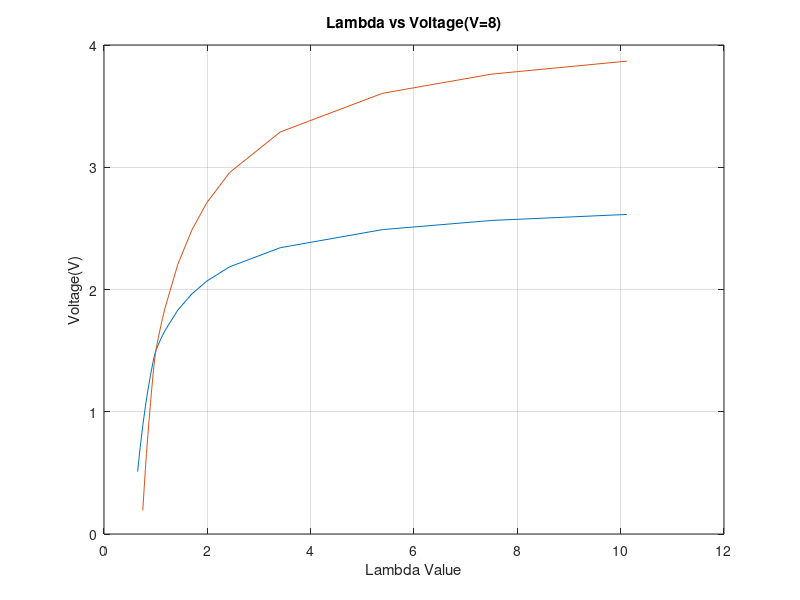
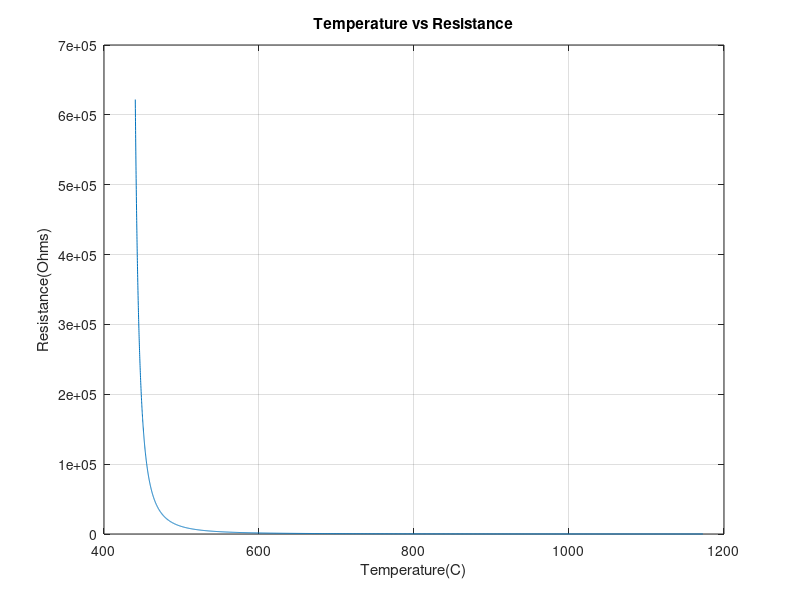

Write MATLAB code to recreate these figures, in order.
lambdavalues = [0.65, 0.7, 0.75, 0.8, 0.822, 0.85, 0.9, 0.95, 0.97, 0.99, 1.003, 1.01, 1.05, 1.1, 1.132, 1.179, 1.429, 1.701, 1.99, 2.434, 3.413, 5.391, 7.506, 10.119];
ip = [-2, -1.602, -1.243, -0.927, -0.8, -0.652, -0.405, -0.183, -0.106, -0.040, 0, 0.015, 0.097, 0.193, 0.25, 0.329, 0.671, 0.938, 1.15, 1.385, 1.7, 2, 2.15, 2.25];
v8 = [0.51, 0.707, 0.884, 1.041, 1.104, 1.177, 1.299, 1.409, 1.448, 1.48, 1.5, 1.507, 1.548, 1.596, 1.624, 1.663, 1.832, 1.964, 2.069, 2.186, 2.342, 2.49, 2.565, 2.614];
v17 = [nan, nan, 0.192, 0.525, 0.658, 0.814, 1.074, 1.307, 1.388, 1.458, 1.5, 1.515, 1.602, 1.703, 1.763, 1.846, 2.206, 2.487, 2.71, 2.958, 3.289, 3.605, 3.762, 3.868];

mlambdavalues = [650, 700, 750, 800, 822, 850, 900, 950, 970, 990, 1003, 1010, 1050, 1100, 1132, 1179, 1429, 1701, 1990, 2434, 3413, 5391, 7506, 10119];
mip = [-2000, -1602, -1243, -927, -800, -652, -405, -183, -106, -40, 0, 15, 97, 193, 250, 329, 671, 938, 1150, 1385, 1700, 2000, 2150, 2250];

figure(1);
plot(lambdavalues, v8, lambdavalues, v17);
title("Lambda vs Voltage(V=8)");
xlabel("Lambda Value");
ylabel("Voltage(V)");
grid on;

%ip = -1.603
%lambda = 492.3 * exp(-((ip - 3.869) / 0.772)^2) + 2.183 * exp(-((ip - 2.288) / 0.714)^2) + 1.09 * exp(-((ip - 2.8) / 6.656)^2) + 1.011 * exp(-((ip - 1.697) / 1.112)^2)


c = [0,3,6,8.29,12,20.95];
d = [0,0.33,0.67,0.94,1.38,2.54];


a = [300,550,265,155,97,70,58,1000];
b = [780,700,800,900,1000,1100,1200,630];

Temp = 0:1:1200;

Ri = 6.212e5.*exp(-0.01054.*Temp)+754.2.*exp(-0.002204.*Temp);

Temp = 4445.*Ri.^-0.4449+428.6;

figure(2);
plot(Temp, Ri);
title("Temperature vs Resistance");
xlabel("Temperature(C)");
ylabel("Resistance(Ohms)");
grid on;

VIN = round(linspace(0,5000,4096));
v8Lambda = round((771.1.*(VIN/1000).^2+-2601.*(VIN/1000)+7566)./((VIN/1000).^3+209.4.*(VIN/1000).^2+-5040.*(VIN/1000)+1.232e4)*1000);
v17Lambda = round((420.2.*(VIN/1000).^2+1215.*(VIN/1000)+6352)./((VIN/1000).^3+-878.3.*(VIN/1000).^2+1651.*(VIN/1000)+8411)*1000);
Ri = (VIN/1000-5/17)/(15.5*158e-6);
temp = round((0.03832.*Ri.^4+395.6.*Ri.^3+7.706e5.*Ri.^2+6.114e7.*Ri+-1.467e9)./(Ri.^3+967.9.*Ri.^2+3.953e4.*Ri+-1.774e6));